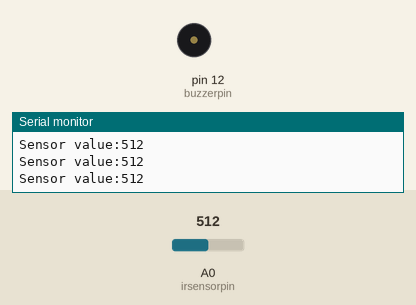
This sketch was run on a simulated Arduino Uno, built with avr-gcc and run on an emulated ATmega328P. On the bench: buzzer (waves = sounding, pin HIGH), the last lines printed to the serial monitor. The test bench sets the inputs (shaded band); at power-on: A0 (irsensorpin) = 512.

Above: at 1.3 s.
1.4 s: A0 (irsensorpin) set to 32
2.9 s: A0 (irsensorpin) set to 26
At 4.1 s:
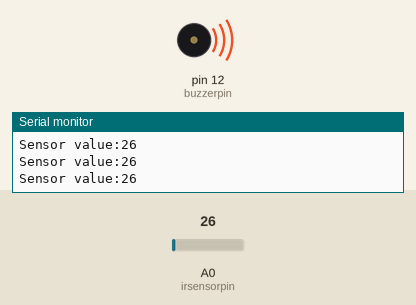
4.5 s: A0 (irsensorpin) set to 122
At 5.2 s:
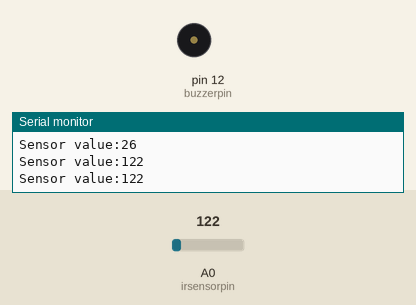
6.0 s: A0 (irsensorpin) set to 20
At 6.4 s:
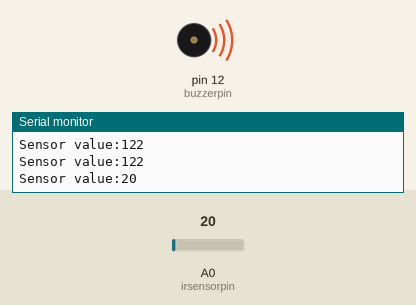
Timing chart, 0 to 8.5 s (numbered marks = the images above; inputs shaded):
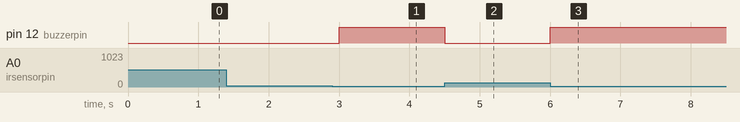

Measured:
- the behaviour switches between 30 and 29 on A0 (irsensorpin) (found by bisection; images 0 and 1)
- after the input at 2.9 s, pin 12 (buzzerpin): LOW → HIGH after 0.10 s
- after the input at 4.5 s, pin 12 (buzzerpin): HIGH → LOW at once
- after the input at 6.0 s, pin 12 (buzzerpin): LOW → HIGH at once

The sketch:

18th_Arduino_Project.ino
```cpp
int buzzerpin = 12;
int irsensorpin = A0;
int irsensorvalue = 0;
void setup() {
  // put your setup code here, to run once:
  pinMode(buzzerpin, OUTPUT);
  pinMode(irsensorpin, INPUT);
  Serial.begin(9600);

}

void loop() {
  // put your main code here, to run repeatedly:
  irsensorvalue = analogRead(irsensorpin);
  Serial.print("Sensor value:");
  if(irsensorvalue < 30){
    digitalWrite(buzzerpin, HIGH);
    Serial.println(irsensorvalue);
  }
  else{
    digitalWrite(buzzerpin, LOW);
    Serial.println(irsensorvalue);
  }
  delay(500);

}
```
